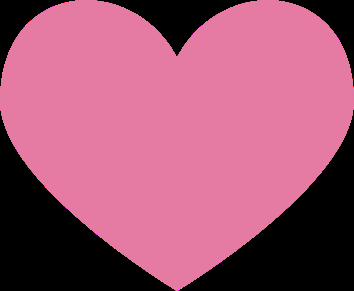
%> input picture pinkheart.png, 354 x 291 px
$ octave CMPS375.m   (GNU Octave 9; MATLAB toolbox functions it lacks are replaced by stand-ins)
%> lines starting %> are read from the running program, lines starting %| are printed output that depends on the picture; in (x1, y1, x2, y2) boxes, pixels count from 0 and x2, y2 are one past the last pixel; in counts of white or black regions, pixels touching at a corner belong together; the program's own positions count from 1
myOrg = imread('pinkheart.png');
%> myOrg is the input picture: size 291x354x3 uint8; mean R, G, B 160.5, 86.1, 114.2
imshow(myOrg);
title('Original Image');

%resize image
myImg = imresize(myOrg, [20 20]);
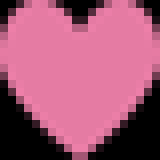
%> myImg: size 20x20x3 uint8 (shown 8 times larger); mean R, G, B 161.7, 86.7, 115
imshow(myImg);
title('Resized');

myImg = rgb2gray(myImg);
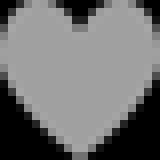
%> myImg: size 20x20 uint8 (shown 8 times larger); min 0, max 166, mean 112.2
figure;
imshow(myImg);
title('B&W');

%myImg = floydHalftone(myImg);
%imshow(myImg)

outImg = imbinarize(myImg,.5);
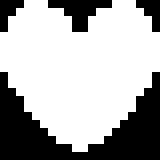
%> outImg: size 20x20 logical (shown 8 times larger); 67% white; 4 black regions (3 under 20 px), largest, box (x1, y1, x2, y2) and area: (0, 9, 20, 20) 102
figure;
imshow(outImg);
title('Binary');


 M = outImg;
 fid = fopen('Selu30Matrix.txt', 'w+');
 for i=1:size(M, 1)
     fprintf(fid, '{');
%> (the run ends here)
